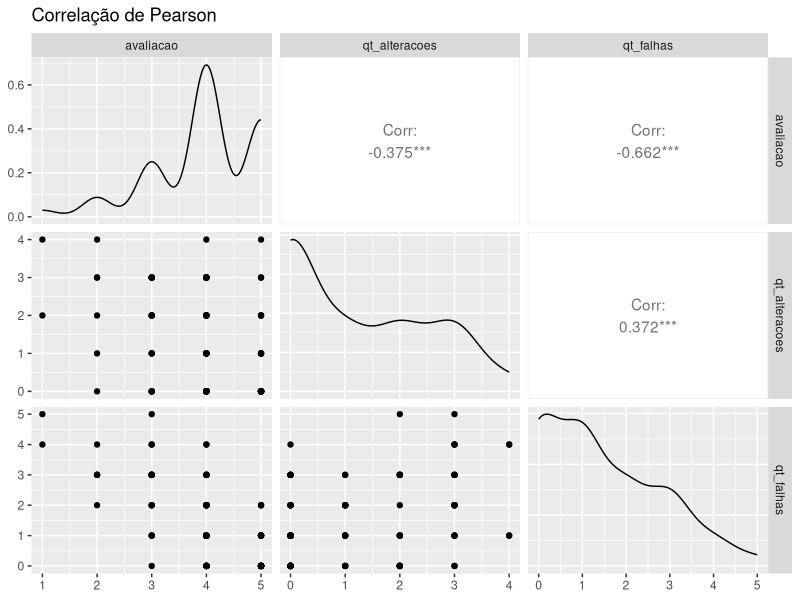

Write R code to recreate this figure.
install.packages("GGally")
library(GGally)

# Create data 
data <- read.csv("dataset/refined.tsv", sep="\t")
data$bool_cert <- factor(data$bool_cert,
                         labels = c(
  "0" = "",
  "1" = "não certificado"
))

# Check correlations (as scatterplots), distribution and print corrleation coefficient 
ggpairs(data[, 
              c('avaliacao', 
                'qt_alteracoes', 
                'qt_falhas'
                )],
        title="Correlação de Pearson"
        )

cor(data[, c('avaliacao', 
           'qt_alteracoes', 
           'qt_falhas')])


